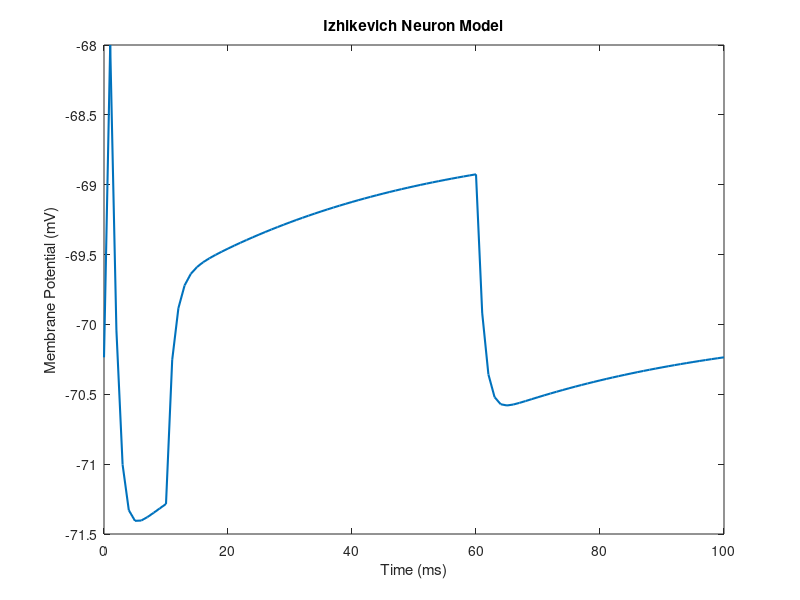

This chart was generated by the following MATLAB code: (Note: this script raises an error after producing the figure.)
a = 0.02;
b = 0.2;
c = -65;
d = 8;

dt = 1;
T = 100;
t = 0:dt:T;

v = -65;
u = b*v;

I = zeros(size(t));
I(t >= 10 & t < 60) = 1;

V = zeros(size(t));
U = zeros(size(t));


for i = 1:length(t)
    V(1) = v;
    U(1) = u;

    if v >= 30
        V(i) = 30;
        v = c;
        u = u + d;
    else
        V(i) = v;
    end

    dv = ((0.04*v + 5).*v + 140 - u + I(i))*dt;
    du = a*(b*v - u).*dt;
    
    v = v + 0.5 * dv;
    v = v + 0.5 * dv;
    u = u + du;
    
    U(i) = u;

end

figure;

% Plot membrane potential over time

plot(t, V, 'LineWidth', 1.5);
xlabel('Time (ms)');
ylabel('Membrane Potential (mV)');
title('Izhikevich Neuron Model');

yyaxis right
plot(t, I, 'K', 'LineWidth', 1.5);
ylabel('Injected Current','Color','k');
ylim([-5 250]);

grid on;


a = 0.02;
b = 0.2;
c = -65;
d = 8;
dt = 1;
T = 1000;
t = 0:dt:T;
freq_list = [1 2 5 10 20 50 100];
spike_counts = zeros(size(freq_list));
for idx = 1:length(freq_list)
    f = freq_list(idx);
    v = -65;
    u = b*v;
    V = zeros(size(t));
    U = zeros(size(t));
    I_inj = 10 * sin(2*pi*f*(t/1000));
    spike_count = 0;
    V(1) = v;
    U(1) = u;
    for i = 2:length(t)
        dv = (0.04*v^2 + 5*v + 140 - u + I_inj(i))*dt;
        du = a*(b*v - u)*dt;
        v = v + 0.5 * dv;
        v = v+ 0.5 * dv;
        u = u + du;
        if v >= 30
            spike_count = spike_count + 1;
            V(i) = 30;
            v = c;
            u = u + d;
        else
            V(i) = v;
        end
        U(i) = u;
    end
    spike_counts(idx) = spike_count;
    if f == 10
        V_10 = V;
        I_10 = I_inj;
    end
end
figure;
subplot(2,1,1)
plot(t, I_10, 'b', 'LineWidth', 1.5)
xlabel('Time (ms)')
ylabel('Input Current (nA)')
title('Sinusoidal Input Current (10 Hz)')
grid on
subplot(2,1,2)
plot(t, V_10, 'r', 'LineWidth', 1.5)
xlabel('Time (ms)')
ylabel('Membrane Potential (mV)')
title('Spiking Pattern (10 Hz)')
grid on
figure;
plot(freq_list, spike_counts, 'ko-', 'LineWidth', 1.5, 'MarkerFaceColor', 'r','MarkerSize', 8)
xlabel('Stimulus Frequency (Hz)')
ylabel('Spike Count')
title('Spike Count vs. Stimulus Frequency')
set(gca, 'XScale', 'log');  % Log scale for frequency

grid on

